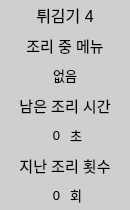
    <widget class="QWidget" name="wg_4" native="true">
     <property name="geometry">
      <rect>
       <x>410</x>
       <y>5</y>
       <width>130</width>
       <height>210</height>
      </rect>
     </property>
     <property name="styleSheet">
      <string notr="true">background-color: rgb(207, 207, 207);</string>
     </property>
     <widget class="QLabel" name="wg_1_lb_19">
      <property name="geometry">
       <rect>
        <x>0</x>
        <y>0</y>
        <width>130</width>
        <height>30</height>
       </rect>
      </property>
      <property name="font">
       <font>
        <pointsize>12</pointsize>
        <weight>50</weight>
        <bold>false</bold>
       </font>
      </property>
      <property name="text">
       <string>튀김기 4</string>
      </property>
      <property name="alignment">
       <set>Qt::AlignCenter</set>
      </property>
      <property name="wordWrap">
       <bool>true</bool>
      </property>
      <property name="margin">
       <number>3</number>
      </property>
     </widget>
     <widget class="QLabel" name="wg_1_lb_20">
      <property name="geometry">
       <rect>
        <x>0</x>
        <y>30</y>
        <width>130</width>
        <height>30</height>
       </rect>
      </property>
      <property name="font">
       <font>
        <pointsize>11</pointsize>
        <weight>50</weight>
        <bold>false</bold>
       </font>
      </property>
      <property name="text">
       <string>조리 중 메뉴</string>
      </property>
      <property name="alignment">
       <set>Qt::AlignCenter</set>
      </property>
      <property name="wordWrap">
       <bool>true</bool>
      </property>
      <property name="margin">
       <number>3</number>
      </property>
     </widget>
     <widget class="QLabel" name="fr_4_lb_menu">
      <property name="geometry">
       <rect>
        <x>0</x>
        <y>60</y>
        <width>130</width>
        <height>30</height>
       </rect>
      </property>
      <property name="font">
       <font>
        <pointsize>10</pointsize>
        <weight>50</weight>
        <bold>false</bold>
       </font>
      </property>
      <property name="text">
       <string>없음</string>
      </property>
      <property name="alignment">
       <set>Qt::AlignCenter</set>
      </property>
      <property name="wordWrap">
       <bool>true</bool>
      </property>
      <property name="margin">
       <number>3</number>
      </property>
     </widget>
     <widget class="QLabel" name="wg_1_lb_21">
      <property name="geometry">
       <rect>
        <x>0</x>
        <y>90</y>
        <width>130</width>
        <height>30</height>
       </rect>
      </property>
      <property name="font">
       <font>
        <pointsize>11</pointsize>
        <weight>50</weight>
        <bold>false</bold>
       </font>
      </property>
      <property name="text">
       <string>남은 조리 시간</string>
      </property>
      <property name="alignment">
       <set>Qt::AlignCenter</set>
      </property>
      <property name="wordWrap">
       <bool>true</bool>
      </property>
      <property name="margin">
       <number>3</number>
      </property>
     </widget>
     <widget class="QLabel" name="fr_4_lb_sec">
      <property name="geometry">
       <rect>
        <x>0</x>
        <y>120</y>
        <width>60</width>
        <height>30</height>
       </rect>
      </property>
      <property name="font">
       <font>
        <pointsize>10</pointsize>
        <weight>50</weight>
        <bold>false</bold>
       </font>
      </property>
      <property name="text">
       <string>0</string>
      </property>
      <property name="alignment">
       <set>Qt::AlignRight|Qt::AlignTrailing|Qt::AlignVCenter</set>
      </property>
      <property name="wordWrap">
       <bool>false</bool>
      </property>
      <property name="margin">
       <number>3</number>
      </property>
     </widget>
     <widget class="QLabel" name="wg_1_lb_22">
      <property name="geometry">
       <rect>
        <x>0</x>
        <y>150</y>
        <width>130</width>
        <height>30</height>
       </rect>
      </property>
      <property name="font">
       <font>
        <pointsize>11</pointsize>
        <weight>50</weight>
        <bold>false</bold>
       </font>
      </property>
      <property name="text">
       <string>지난 조리 횟수</string>
      </property>
      <property name="alignment">
       <set>Qt::AlignCenter</set>
      </property>
      <property name="wordWrap">
       <bool>true</bool>
      </property>
      <property name="margin">
       <number>3</number>
      </property>
     </widget>
     <widget class="QLabel" name="fr_4_lb_count">
      <property name="geometry">
       <rect>
        <x>0</x>
        <y>180</y>
        <width>60</width>
        <height>30</height>
       </rect>
      </property>
      <property name="font">
       <font>
        <pointsize>10</pointsize>
        <weight>50</weight>
        <bold>false</bold>
       </font>
      </property>
      <property name="text">
       <string>0</string>
      </property>
      <property name="alignment">
       <set>Qt::AlignRight|Qt::AlignTrailing|Qt::AlignVCenter</set>
      </property>
      <property name="wordWrap">
       <bool>true</bool>
      </property>
      <property name="margin">
       <number>3</number>
      </property>
     </widget>
     <widget class="QLabel" name="wg_1_lb_23">
      <property name="geometry">
       <rect>
        <x>70</x>
        <y>120</y>
        <width>60</width>
        <height>30</height>
       </rect>
      </property>
      <property name="font">
       <font>
        <pointsize>10</pointsize>
        <weight>50</weight>
        <bold>false</bold>
       </font>
      </property>
      <property name="text">
       <string>초</string>
      </property>
      <property name="wordWrap">
       <bool>true</bool>
      </property>
      <property name="margin">
       <number>3</number>
      </property>
     </widget>
     <widget class="QLabel" name="wg_1_lb_24">
      <property name="geometry">
       <rect>
        <x>70</x>
        <y>180</y>
        <width>60</width>
        <height>30</height>
       </rect>
      </property>
      <property name="font">
       <font>
        <pointsize>10</pointsize>
        <weight>50</weight>
        <bold>false</bold>
       </font>
      </property>
      <property name="text">
       <string>회</string>
      </property>
      <property name="alignment">
       <set>Qt::AlignLeading|Qt::AlignLeft|Qt::AlignVCenter</set>
      </property>
      <property name="wordWrap">
       <bool>true</bool>
      </property>
      <property name="margin">
       <number>3</number>
      </property>
     </widget>
    </widget>
